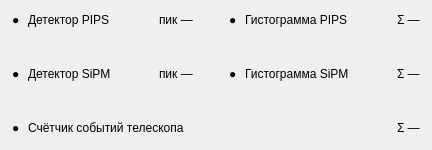
<?xml version="1.0" encoding="UTF-8"?>
<ui version="4.0">
 <class>GraphWidget</class>
 <widget class="QWidget" name="GraphWidget">
  <layout class="QGridLayout" name="grid">
   <property name="leftMargin"><number>0</number></property>
   <property name="topMargin"><number>0</number></property>
   <property name="rightMargin"><number>0</number></property>
   <property name="bottomMargin"><number>0</number></property>
   <property name="horizontalSpacing"><number>12</number></property>
   <property name="verticalSpacing"><number>12</number></property>
   <item row="0" column="0">
    <widget class="QFrame" name="card_pips">
     <layout class="QVBoxLayout" name="lay_card_pips">
      <property name="leftMargin"><number>12</number></property>
      <property name="topMargin"><number>10</number></property>
      <property name="rightMargin"><number>12</number></property>
      <property name="bottomMargin"><number>12</number></property>
      <property name="spacing"><number>10</number></property>
      <item>
       <layout class="QHBoxLayout" name="head_card_pips">
        <property name="spacing"><number>8</number></property>
        <item>
         <widget class="QLabel" name="dot_card_pips">
          <property name="text"><string>●</string></property>
         </widget>
        </item>
        <item>
         <widget class="QLabel" name="title_card_pips">
          <property name="text"><string>Детектор PIPS</string></property>
         </widget>
        </item>
        <item>
         <spacer name="sp_card_pips">
          <property name="orientation"><enum>Qt::Horizontal</enum></property>
          <property name="sizeHint" stdset="0"><size><width>40</width><height>20</height></size></property>
         </spacer>
        </item>
        <item>
         <widget class="QLabel" name="badge_pips">
          <property name="text"><string>пик —</string></property>
         </widget>
        </item>
       </layout>
      </item>
      <item>
       <layout class="QVBoxLayout" name="vLayout_pips">
        <property name="spacing"><number>0</number></property>
       </layout>
      </item>
     </layout>
    </widget>
   </item>
   <item row="0" column="1">
    <widget class="QFrame" name="card_hist_pips">
     <layout class="QVBoxLayout" name="lay_card_hist_pips">
      <property name="leftMargin"><number>12</number></property>
      <property name="topMargin"><number>10</number></property>
      <property name="rightMargin"><number>12</number></property>
      <property name="bottomMargin"><number>12</number></property>
      <property name="spacing"><number>10</number></property>
      <item>
       <layout class="QHBoxLayout" name="head_card_hist_pips">
        <property name="spacing"><number>8</number></property>
        <item>
         <widget class="QLabel" name="dot_card_hist_pips">
          <property name="text"><string>●</string></property>
         </widget>
        </item>
        <item>
         <widget class="QLabel" name="title_card_hist_pips">
          <property name="text"><string>Гистограмма PIPS</string></property>
         </widget>
        </item>
        <item>
         <spacer name="sp_card_hist_pips">
          <property name="orientation"><enum>Qt::Horizontal</enum></property>
          <property name="sizeHint" stdset="0"><size><width>40</width><height>20</height></size></property>
         </spacer>
        </item>
        <item>
         <widget class="QLabel" name="badge_hist_pips">
          <property name="text"><string>Σ —</string></property>
         </widget>
        </item>
       </layout>
      </item>
      <item>
       <layout class="QVBoxLayout" name="vLayout_hist_pips">
        <property name="spacing"><number>0</number></property>
       </layout>
      </item>
     </layout>
    </widget>
   </item>
   <item row="1" column="0">
    <widget class="QFrame" name="card_sipm">
     <layout class="QVBoxLayout" name="lay_card_sipm">
      <property name="leftMargin"><number>12</number></property>
      <property name="topMargin"><number>10</number></property>
      <property name="rightMargin"><number>12</number></property>
      <property name="bottomMargin"><number>12</number></property>
      <property name="spacing"><number>10</number></property>
      <item>
       <layout class="QHBoxLayout" name="head_card_sipm">
        <property name="spacing"><number>8</number></property>
        <item>
         <widget class="QLabel" name="dot_card_sipm">
          <property name="text"><string>●</string></property>
         </widget>
        </item>
        <item>
         <widget class="QLabel" name="title_card_sipm">
          <property name="text"><string>Детектор SiPM</string></property>
         </widget>
        </item>
        <item>
         <spacer name="sp_card_sipm">
          <property name="orientation"><enum>Qt::Horizontal</enum></property>
          <property name="sizeHint" stdset="0"><size><width>40</width><height>20</height></size></property>
         </spacer>
        </item>
        <item>
         <widget class="QLabel" name="badge_sipm">
          <property name="text"><string>пик —</string></property>
         </widget>
        </item>
       </layout>
      </item>
      <item>
       <layout class="QVBoxLayout" name="vLayout_sipm">
        <property name="spacing"><number>0</number></property>
       </layout>
      </item>
     </layout>
    </widget>
   </item>
   <item row="1" column="1">
    <widget class="QFrame" name="card_hist_sipm">
     <layout class="QVBoxLayout" name="lay_card_hist_sipm">
      <property name="leftMargin"><number>12</number></property>
      <property name="topMargin"><number>10</number></property>
      <property name="rightMargin"><number>12</number></property>
      <property name="bottomMargin"><number>12</number></property>
      <property name="spacing"><number>10</number></property>
      <item>
       <layout class="QHBoxLayout" name="head_card_hist_sipm">
        <property name="spacing"><number>8</number></property>
        <item>
         <widget class="QLabel" name="dot_card_hist_sipm">
          <property name="text"><string>●</string></property>
         </widget>
        </item>
        <item>
         <widget class="QLabel" name="title_card_hist_sipm">
          <property name="text"><string>Гистограмма SiPM</string></property>
         </widget>
        </item>
        <item>
         <spacer name="sp_card_hist_sipm">
          <property name="orientation"><enum>Qt::Horizontal</enum></property>
          <property name="sizeHint" stdset="0"><size><width>40</width><height>20</height></size></property>
         </spacer>
        </item>
        <item>
         <widget class="QLabel" name="badge_hist_sipm">
          <property name="text"><string>Σ —</string></property>
         </widget>
        </item>
       </layout>
      </item>
      <item>
       <layout class="QVBoxLayout" name="vLayout_hist_sipm">
        <property name="spacing"><number>0</number></property>
       </layout>
      </item>
     </layout>
    </widget>
   </item>
   <item row="2" column="0" colspan="2">
    <widget class="QFrame" name="card_counter">
     <layout class="QVBoxLayout" name="lay_card_counter">
      <property name="leftMargin"><number>12</number></property>
      <property name="topMargin"><number>10</number></property>
      <property name="rightMargin"><number>12</number></property>
      <property name="bottomMargin"><number>12</number></property>
      <property name="spacing"><number>10</number></property>
      <item>
       <layout class="QHBoxLayout" name="head_card_counter">
        <property name="spacing"><number>8</number></property>
        <item>
         <widget class="QLabel" name="dot_card_counter">
          <property name="text"><string>●</string></property>
         </widget>
        </item>
        <item>
         <widget class="QLabel" name="title_card_counter">
          <property name="text"><string>Счётчик событий телескопа</string></property>
         </widget>
        </item>
        <item>
         <spacer name="sp_card_counter">
          <property name="orientation"><enum>Qt::Horizontal</enum></property>
          <property name="sizeHint" stdset="0"><size><width>40</width><height>20</height></size></property>
         </spacer>
        </item>
        <item>
         <widget class="QLabel" name="badge_counter">
          <property name="text"><string>Σ —</string></property>
         </widget>
        </item>
       </layout>
      </item>
      <item>
       <layout class="QVBoxLayout" name="vLayout_hist_counter">
        <property name="spacing"><number>0</number></property>
       </layout>
      </item>
     </layout>
    </widget>
   </item>
  </layout>
 </widget>
 <resources/>
 <connections/>
</ui>
